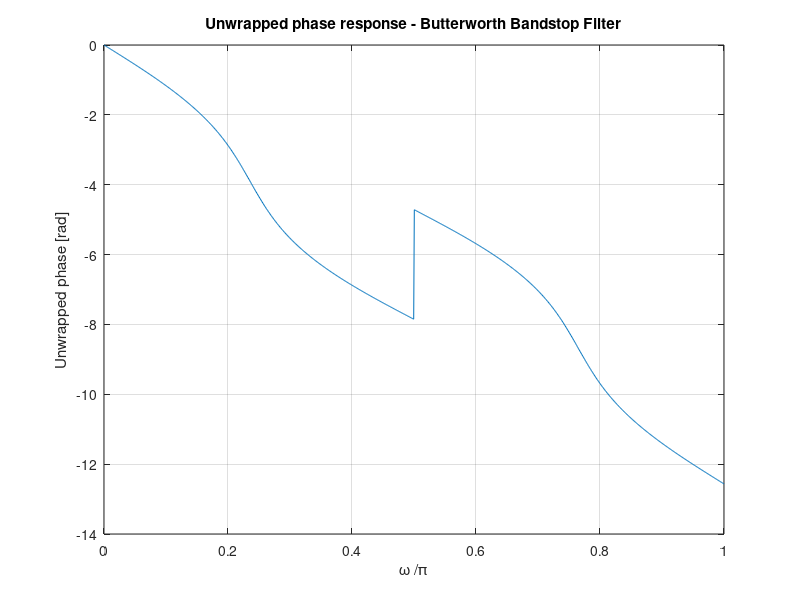
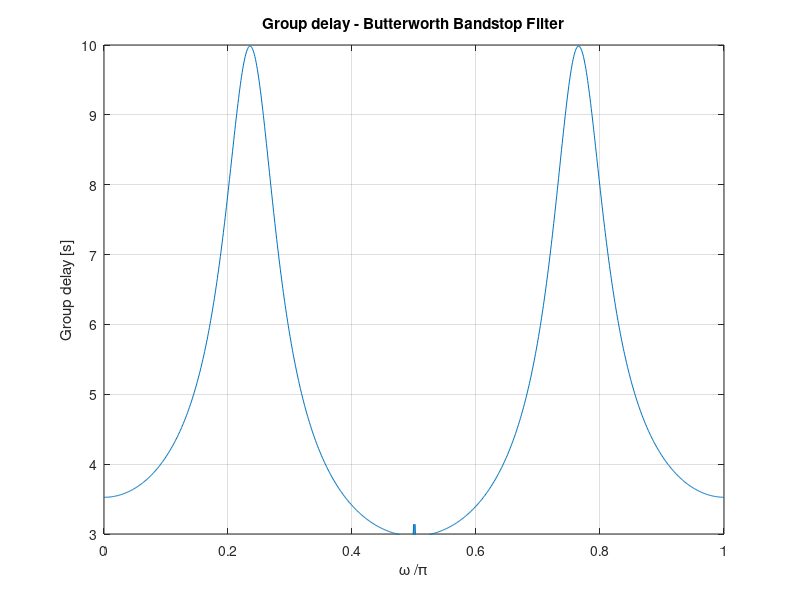

These figures' MATLAB source, in order:
% Program P7_1 - unwrap
clear
clc
% Design of a Butterworth Bandstop Digital Filter
Ws = [0.4 0.6]; Wp = [0.2 0.8]; Rp = 0.4; Rs = 50;
% Estimate the Filter Order
[N1, Wn1] = buttord(Wp, Ws, Rp, Rs); 
% Design the Filter
[num,den] = butter(N1,Wn1,'stop');
% Frequency response
wp = 0:pi/1023:pi;
H = freqz(num, den, wp);
H_unwrap = unwrap(angle(H));
% Plot
figure(1);
clf
plot(wp/pi, H_unwrap)
grid
xlabel('\omega /\pi')
ylabel('Unwrapped phase [rad]')
title('Unwrapped phase response - Butterworth Bandstop Filter')
% group delay
gd = grpdelay(num, den, wp);
figure(2);
clf
plot(wp/pi, gd)
grid
xlabel('\omega /\pi')
ylabel('Group delay [s]')
title('Group delay - Butterworth Bandstop Filter')
ylim([3 10])
% % Display the transfer function
% disp('Numerator Coefficients are ');disp(num);
% disp('Denominator Coefficients are ');disp(den);
% % Compute the gain response
% [g, w] = gain(num,den); 
% % Plot the gain response
% plot(w/pi,g);grid 
% axis([0 1 -60 5]);
% xlabel('\omega /\pi'); ylabel('Gain in dB');
% title('Gain Response of a Butterworth Bandstop Filter');
